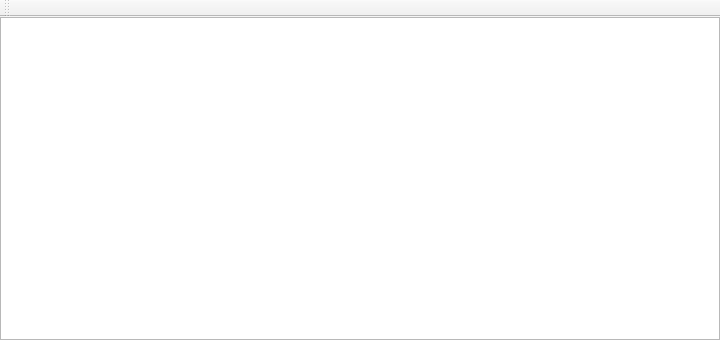
<ui version="4.0" >
 <author>rncbc aka Rui Nuno Capela</author>
 <comment>qsampler - A LinuxSampler Qt GUI Interface.

   Copyright (C) 2004-2010, rncbc aka Rui Nuno Capela. All rights reserved.
   Copyright (C) 2007, Christian Schoenebeck

   This program is free software; you can redistribute it and/or
   modify it under the terms of the GNU General Public License
   as published by the Free Software Foundation; either version 2
   of the License, or (at your option) any later version.

   This program is distributed in the hope that it will be useful,
   but WITHOUT ANY WARRANTY; without even the implied warranty of
   MERCHANTABILITY or FITNESS FOR A PARTICULAR PURPOSE.  See the
   GNU General Public License for more details.

   You should have received a copy of the GNU General Public License along
   with this program; if not, write to the Free Software Foundation, Inc.,
   51 Franklin Street, Fifth Floor, Boston, MA 02110-1301 USA.

</comment>
 <class>qsamplerInstrumentListForm</class>
 <widget class="QMainWindow" name="qsamplerInstrumentListForm" >
  <property name="geometry" >
   <rect>
    <x>0</x>
    <y>0</y>
    <width>720</width>
    <height>340</height>
   </rect>
  </property>
  <property name="windowTitle" >
   <string>Qsampler: Instruments</string>
  </property>
  <property name="windowIcon" >
   <iconset resource="../icons/qsampler.qrc" >:/icons/qsamplerInstrument.png</iconset>
  </property>
  <widget class="QWidget" name="widget" >
   <layout class="QVBoxLayout" >
    <property name="margin" >
     <number>0</number>
    </property>
    <property name="spacing" >
     <number>0</number>
    </property>
    <item>
	 <widget class="QTreeView" name="InstrumentTable" >
      <property name="alternatingRowColors" >
       <bool>true</bool>
      </property>
      <property name="selectionBehavior" >
       <enum>QAbstractItemView::SelectRows</enum>
      </property>
     </widget>
    </item>
   </layout>
  </widget>
  <widget class="QToolBar" name="InstrumentToolbar" >
   <property name="orientation" >
    <enum>Qt::Horizontal</enum>
   </property>
   <attribute name="toolBarArea" >
    <number>4</number>
   </attribute>
  </widget>
  <widget class="QMenu" name="contextMenu" >
   <property name="title" >
    <string>&amp;Context</string>
   </property>
   <addaction name="newInstrumentAction" />
   <addaction name="separator" />
   <addaction name="editInstrumentAction" />
   <addaction name="deleteInstrumentAction" />
   <addaction name="separator" />
   <addaction name="refreshInstrumentsAction" />
  </widget>
  <action name="newInstrumentAction" >
   <property name="icon" >
    <iconset resource="../icons/qsampler.qrc" >:/icons/itemNew.png</iconset>
   </property>
   <property name="text" >
    <string>New &amp;Instrument...</string>
   </property>
   <property name="iconText" >
    <string>New</string>
   </property>
   <property name="shortcut" >
    <string>Insert</string>
   </property>
  </action>
  <action name="editInstrumentAction" >
   <property name="icon" >
    <iconset resource="../icons/qsampler.qrc" >:/icons/formEdit.png</iconset>
   </property>
   <property name="text" >
    <string>&amp;Edit...</string>
   </property>
   <property name="iconText" >
    <string>Edit</string>
   </property>
   <property name="shortcut" >
    <string>Enter</string>
   </property>
  </action>
  <action name="deleteInstrumentAction" >
   <property name="icon" >
    <iconset resource="../icons/qsampler.qrc" >:/icons/formRemove.png</iconset>
   </property>
   <property name="text" >
    <string>&amp;Delete</string>
   </property>
   <property name="iconText" >
    <string>Delete</string>
   </property>
   <property name="shortcut" >
    <string>Delete</string>
   </property>
  </action>
  <action name="refreshInstrumentsAction" >
   <property name="icon" >
    <iconset resource="../icons/qsampler.qrc" >:/icons/formRefresh.png</iconset>
   </property>
   <property name="text" >
    <string>&amp;Refresh</string>
   </property>
   <property name="iconText" >
    <string>Refresh</string>
   </property>
   <property name="shortcut" >
    <string>F5</string>
   </property>
  </action>
 </widget>
 <layoutdefault spacing="0" margin="0" />
 <resources>
  <include location="../icons/qsampler.qrc" />
 </resources>
 <connections/>
</ui>
